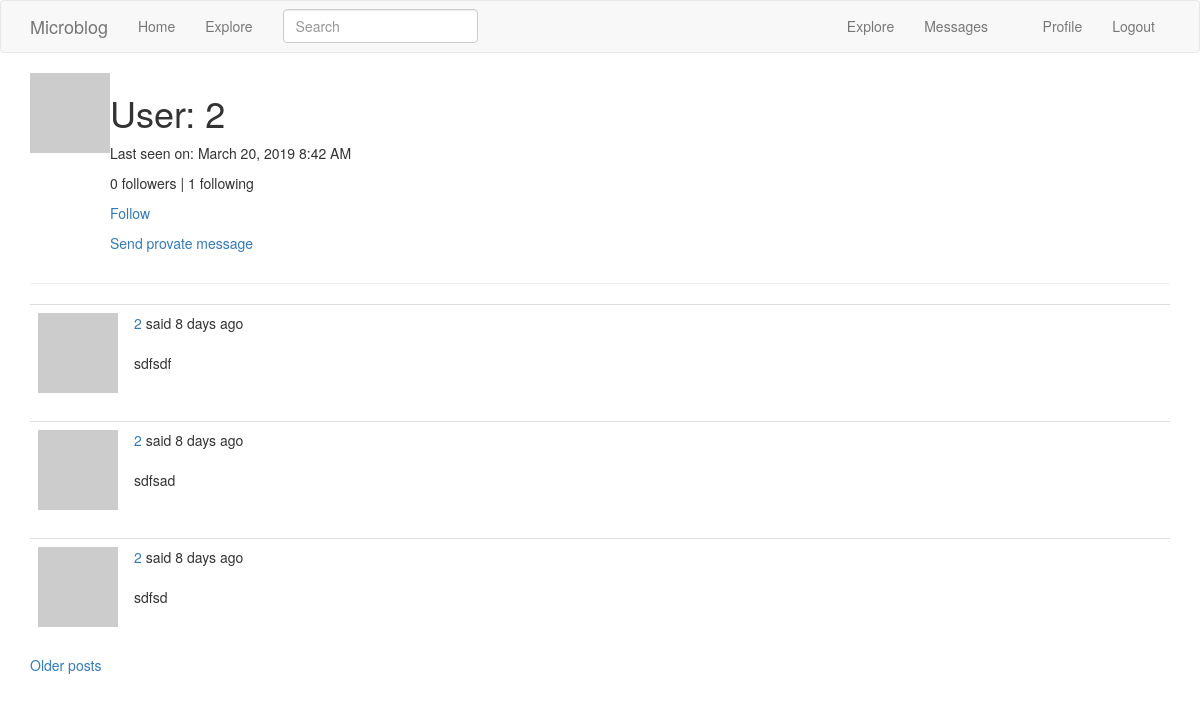
/user/2 (signed in), run on the app's committed database.
### app/models.py (models this page shows, shortened)
class PaginatedAPIMixin(object):
    @staticmethod
    def to_collection_dict(query, page, per_page, endpoint, **kwargs):
        resources = query.paginate(page, per_page, False)
        data = {
            'items': [item.to_dict() for item in resources.items],
            '_meta': {
                'page': page,
                'per_page': per_page,
                'total_pages': resources.pages,
                'total_items': resources.total
            },
            '_links': {
                'self': url_for(endpoint, page=page, per_page=per_page,
                                **kwargs),
                'next': url_for(endpoint, page=page + 1, per_page=per_page,
                                **kwargs) if resources.has_next else None,
                'prev': url_for(endpoint, page=page - 1, per_page=per_page,
                                **kwargs) if resources.has_prev else None
            }
        }
        return data

class User(PaginatedAPIMixin, UserMixin, db.Model):
    id = db.Column(db.Integer, primary_key=True)
    username = db.Column(db.String(64), index=True, unique=True)
    email = db.Column(db.String(120), index=True, unique=True)
    password_hash = db.Column(db.String(128))
    about_me = db.Column(db.String(140))
    last_seen = db.Column(db.DateTime, default=datetime.utcnow)
    token = db.Column(db.String(32), index=True, unique=True)
    token_expiration = db.Column(db.DateTime)
    posts = db.relationship('Post', backref='author', lazy='dynamic')
    followed = db.relationship(
        'User', secondary=followers,
        primaryjoin=(followers.c.follower_id == id),
        secondaryjoin=(followers.c.followed_id == id),
        backref=db.backref('followers', lazy='dynamic'), lazy='dynamic')
    messages_sent = db.relationship('Message',
                                    foreign_keys='Message.sender_id',
                                    backref='author', lazy='dynamic')
    messages_received = db.relationship('Message',
                                        foreign_keys='Message.recipient_id',
                                        backref='recipient', lazy='dynamic')
    notifications = db.relationship('Notification', backref='user',
                                    lazy='dynamic')
    tasks = db.relationship('Task', backref='user', lazy='dynamic')
    last_message_read_time = db.Column(db.DateTime)
    def avatar(self, size):
        digest = md5(self.email.lower().encode('utf-8')).hexdigest()
        return 'https://www.gravatar.com/avatar/{}?d=identicon&s={}'.format(digest, size)
    def is_following(self, user):
        return self.followed.filter(followers.c.followed_id == user.id).count() > 0
    def new_messages(self):
        last_read_time = self.last_message_read_time or datetime(1900, 1, 1)
        return Message.query.filter_by(recipient=self).filter(Message.timestamp > last_read_time).count()
    def get_tasks_in_progress(self):
        return Task.query.filter_by(user=self, complete=False).all()

class SearchableMixin(object):
    @classmethod
    def before_commit(cls, session):
        session._changes = {
            'add': list(session.new),
            'update': list(session.dirty),
            'delete': list(session.deleted)
        }
    @classmethod
    def after_commit(cls, session):
        for obj in session._changes['add']:
            if isinstance(obj, SearchableMixin):
                add_to_index(obj.__tablename__, obj)
        for obj in session._changes['update']:
            if isinstance(obj, SearchableMixin):
                add_to_index(obj.__tablename__, obj)
        for obj in session._changes['delete']:
            if isinstance(obj, SearchableMixin):
                remove_from_index(obj.__tablename__, obj)
        session._changes = None

class Post(SearchableMixin, db.Model):
    __searchable__ = ['body']
    id = db.Column(db.Integer, primary_key=True)
    body = db.Column(db.String(140))
    timestamp = db.Column(db.DateTime, index=True, default=datetime.utcnow)
    language = db.Column(db.String(5))
    user_id = db.Column(db.Integer, db.ForeignKey('user.id'))

### app/main/routes.py (the view)
@bp.route('/user/<username>')
@login_required
def user(username):
    user = User.query.filter_by(username=username).first_or_404()
    page = request.args.get('page', 1, type=int)
    posts = user.posts.order_by(Post.timestamp.desc()).paginate(
        page, current_app.config['POSTS_PER_PAGE'], False)
    next_url = url_for('main.user', username=user.username,
                       page=posts.next_num) if posts.has_next else None
    prev_url = url_for('main.user', username=user.username,
                       page=posts.prev_num) if posts.has_prev else None
    return render_template('user.html', user=user, posts=posts.items,
                           next_url=next_url, prev_url=prev_url)

### app/main/forms.py
class SearchForm(FlaskForm):
    q = StringField('Search', validators=[DataRequired()])
    def __init__(self, *args, **kwargs):
        if 'formdata' not in kwargs:
            kwargs['formdata'] = request.args
        if 'csrf_enabled' not in kwargs:
            kwargs['csrf_enabled'] = False
        super(SearchForm, self).__init__(*args, **kwargs)

### app/main/routes.py (called while the page is built)
@bp.before_app_request
def before_request():
    if current_user.is_authenticated:
        current_user.last_seen = datetime.utcnow()
        db.session.commit()
        g.search_form = SearchForm()
    g.locale = str(get_locale())

### app/models.py (called while the page is built)
@login.user_loader
def load_user(id):
    return User.query.get(int(id))

### app/templates/user.html (shortened to what this page needs)
{% extends "base.html" %}
{% block app_content %}
    <table>
        <tr valign="top">
            <td><img src="{{ user.avatar(128) }}"></td>
            <td>
                <h1>User: {{ user.username }}</h1>
                {% if user.last_seen %}
                <p>Last seen on: {{ moment(user.last_seen).format('LLL') }}</p>
                {% endif %}
                <p>{{ user.followers.count() }} followers | {{ user.followed.count() }} following</p>
                {% if user == current_user %}
                <a href="{{ url_for('main.edit_profile') }}">Edit your profile</a>
                {% if not current_user.get_task_in_progress('export_posts') %}
                    <p>
                        <a href="{{ url_for('main.export_posts') }}">
                            {{ 'Export your posts' }}
                        </a>
                    </p>
                {% endif %}
                {% elif not current_user.is_following(user) %}
                <p><a href="{{ url_for('main.follow', username=user.username) }}">Follow</a></p>
                {% else %}
                <p><a href="{{ url_for('main.unfollow', username=user.username) }}">Unfollow</a></p>
                {% endif %}
                {% if user != current_user %}
                <p>
                    <a href="{{ url_for('main.send_message',
                                         recipient=user.username) }}">
                      Send provate message
                    </a>
                </p>
                {% endif %}
            </td>
        </tr>
    </table>
    <hr>
    {% for post in posts %}
		{% include '_post.html' %}
    {% endfor %}
    {% if next_url %}
    <a href="{{ next_url }}">Older posts</a>
    {% endif %}
{% endblock %}

### app/templates/_post.html (shortened to what this page needs)
<table class="table table-hover">
    <tr valign="top">
        <td width="70px">
            <a href="{{ url_for('main.user', username=post.author.username) }}">
                <img src="{{ post.author.avatar(70) }}" />
            </a>
        </td>
        <td>
            {{ _('%(username)s said %(when)s', username=user_link, when=moment(post.timestamp).fromNow()) }}
            <br>
            <br><span id="post{{ post.id }}">{{ post.body }}</span>
        </td>
    </tr>
</table>

### data on the page
User: username "2", last_seen "March 20, 2019 8:42 AM"
Post: body "sdfsdf"
Post: body "sdfsad"
Post: body "sdfsd"

### other printed values
{{ user.followers.count() }} "0"
{{ user.followed.count() }} "1"
